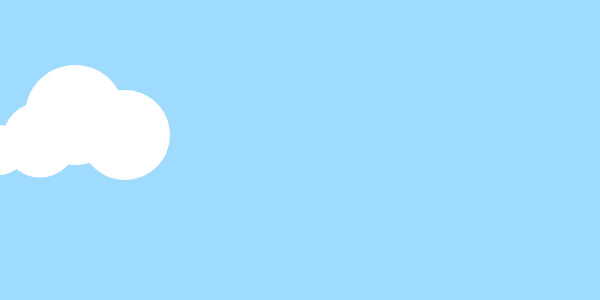
Frame 1 (no input)
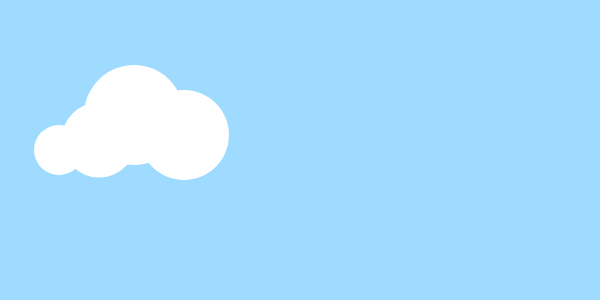
Frame 60 (no input)
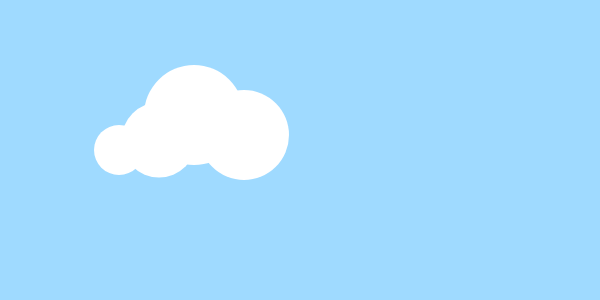
Frame 120 (the mouse pressed at the canvas centre since frame 60)

The p5.js sketch that drew these frames (run headless with seeded random() and noise() and a simulated clock; from frame 60 on, the mouse is pressed at the canvas centre):

// p5.js sketch
// ── sketch.js
let x = 0

function setup() {
  createCanvas(600, 300)
  frameRate(20)

}

function draw() {
  background(159, 218, 255)
  noStroke()
  fill('white')
  circle(x, 150, 50)
  fill('white')
  circle(x + 40, 140, 75)
  fill('white')
  circle(x + 75, 115, 100)
  fill('white')
  circle(x + 125, 135, 90)
  x++
}
